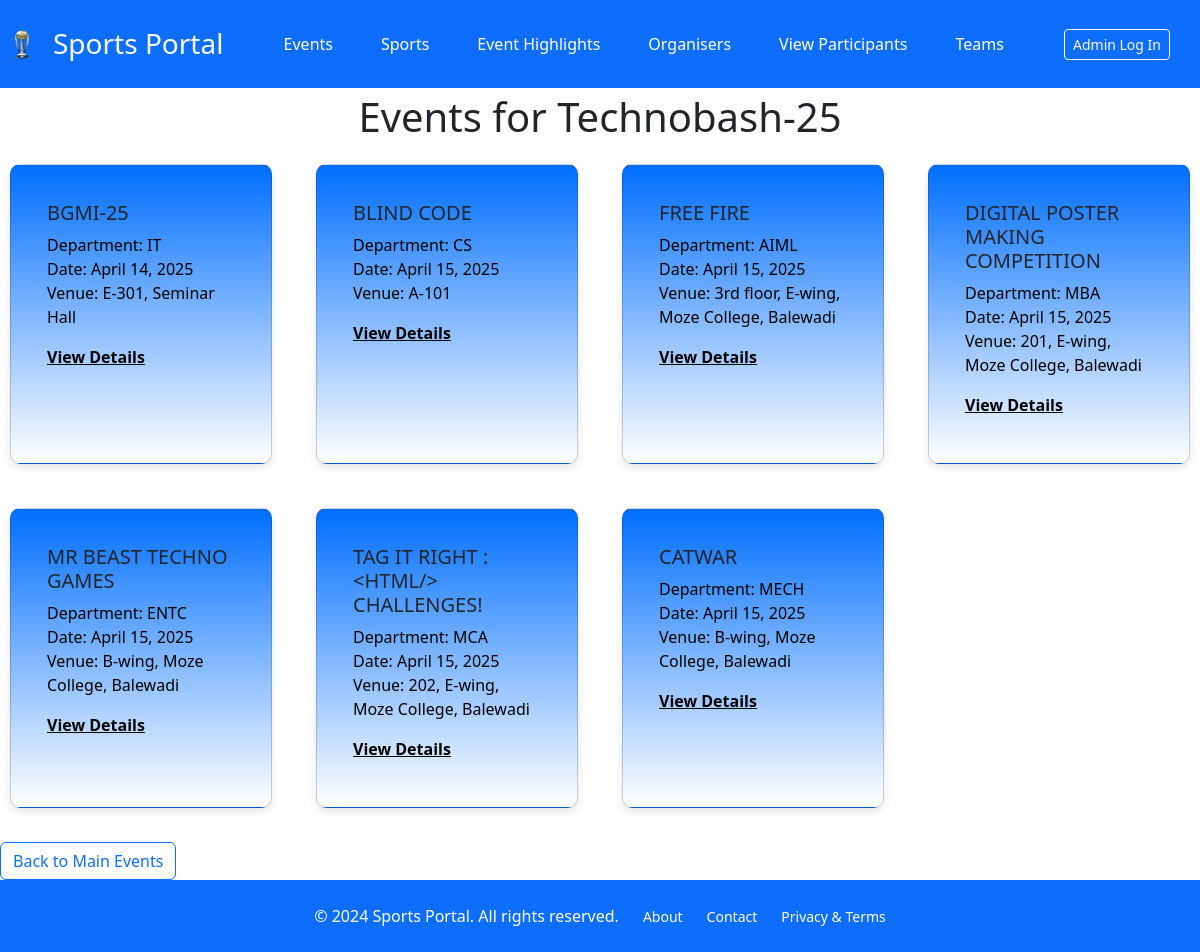
The app's page /events/main-event/1/ with its own data.
### events/models.py (models this page shows, shortened)
class MainEvent(models.Model):
    name = models.CharField(max_length=100)  # Main event name
    description = models.TextField(blank=True, null=True)  # Description of the main event
    start_date = models.DateField()  # Start date of the event
    end_date = models.DateField()  # End date of the event

class SubEvent(models.Model):
    main_event = models.ForeignKey(MainEvent, on_delete=models.CASCADE, related_name='sub_events')  # Linked to MainEvent
    dept = models.CharField(max_length=50, default="")
    name = models.CharField(max_length=100)  # Sub-event name (e.g., Cricket, Coding Competition)
    description = models.TextField(blank=True, null=True)  # Optional description of the sub-event
    date = models.DateField()  # Date of the sub-event
    time = models.TimeField()  # Time of the sub-event
    venue = models.CharField(max_length=200)  # Venue location
    fees = models.DecimalField(max_digits=10, decimal_places=2, default=0.00)

### events/views.py (the view)
# urls.py: path('main-event/<int:pk>/', SubEventListView.as_view(), name='sub_event_list'),
class SubEventListView(DetailView):
    model = MainEvent
    template_name = 'sub_event_list.html'
    context_object_name = 'main_event'

### templates/sub_event_list.html
{% extends "base.html" %}
{% load static %}
{% block head %}
<link rel="stylesheet" href="{% static "css/events.css" %}">
{% endblock head %}
{% block body %}
    <h1>Events for {{ main_event.name }}</h1>
    <div class="row">
        {% for sub_event in main_event.sub_events.all %}
        <div class="col-xl-3 col-md-6 mb-4">
            <div class="card event-card">
                <div class="card-body">
                    <h5 class="card-title text-uppercase">{{ sub_event.name }}</h5>
                    <p class="text-black">
                        Department: {{sub_event.dept }}<br>
                        Date: {{ sub_event.date }}<br>
                        Venue: {{ sub_event.venue }}
                    </p>
                    <p class="mt-3 mb-0 text-sm">
                        <a href="{% url 'sub_event_detail' sub_event.id%}" class="text-black font-weight-bold">View Details</a>
                    </p>
                </div>
            </div>
        </div>
        {% endfor %}
    </div>
    <div>
        <a href="{% url 'main_event_list' %}" class="btn btn-outline-primary">Back to Main Events</a>
    </div>
    {% endblock body %}

### static/css/base.css (style rules this page uses)
:root { --primary-color: #3F52A1; --secondary-color: #7191E6; }
body { margin: 0; padding: 0; font-family: 'Montserrat', sans-serif; color: #000; display: flex; flex-direction: column; min-height: 100vh; }

### static/css/events.css (style rules this page uses)
.event-card, .sport-card { background: linear-gradient(rgb(0, 110, 255), white); border-radius: 10px; height: 300px; box-shadow: 0px 4px 8px rgba(0, 0, 0, 0.1); padding: 20px; margin: 10px; transition: transform 0.3s ease-in-out, box-shadow 0.3s ease-in-out; }
h1 { padding: 5px; text-align: center; }

### records on screen
MainEvent: name "Technobash-25"
SubEvent: name "BGMI-25", dept "IT", date "April 14, 2025", venue "E-301, Seminar Hall"
SubEvent: name "BLIND CODE", dept "CS", date "April 15, 2025", venue "A-101"
SubEvent: name "FREE FIRE", dept "AIML", date "April 15, 2025", venue "3rd floor, E-wing, Moze College, Balewadi"
SubEvent: name "DIGITAL POSTER MAKING COMPETITION", dept "MBA", date "April 15, 2025", venue "201, E-wing, Moze College, Balewadi"
SubEvent: name "MR BEAST TECHNO GAMES", dept "ENTC", date "April 15, 2025", venue "B-wing, Moze College, Balewadi"
SubEvent: name "TAG IT RIGHT : <HTML/> CHALLENGES!", dept "MCA", date "April 15, 2025", venue "202, E-wing, Moze College, Balewadi"
SubEvent: name "CATWAR", dept "MECH", date "April 15, 2025", venue "B-wing, Moze College, Balewadi"
